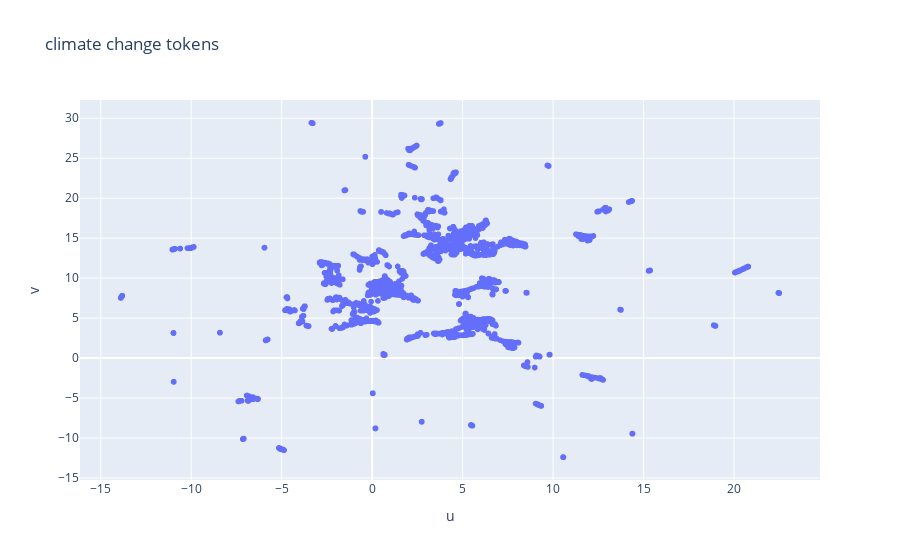

Notebook code cell kept with this figure:
### Markdown cell above
The cell below exhibits a two dimensional representation of the full climate change dictionary which is derived in this way. You can examine tokens by hovering over the points. While doing so, you may realize tokens appear which would not be identified if we try to create a word list without this model driven approach, e.g., "difficulty_in_predicting". However, if you understand the way Word2Vec is learning its numerical representations of words, tokens like this one may not be surprising anymore. Tokens within a certain window size around climate change related tokens or the token "difficulty_in_predicting" seem to be very similar which causes the similar numerical representation.

### Code cell
import umap
import plotly.express as px

ccv_words_full = keep_ccv_words + ccv_sim_tokens.word.tolist()
ccv_word_vectors = pd.DataFrame(word_vectors[ccv_words_full], index = ccv_words_full)

dim_reducer = umap.UMAP(n_components=2, metric = "cosine", random_state = 42)
dim_reducer.fit(ccv_word_vectors)
ccv_word_vectors_2d = pd.DataFrame(dim_reducer.transform(ccv_word_vectors), columns = ["u", "v"], index = ccv_word_vectors.index)

px.scatter(ccv_word_vectors_2d, x = "u", y = "v", hover_name = ccv_word_vectors_2d.index, title = "climate change tokens")

### Figure 1 — Plotly figure (JSON) as saved in the notebook; plotly's stock layout.template omitted (floating-point values rounded to 4 significant figures; data arrays with more than 128 entries replaced by an {"elided": "..."} marker saying what was removed)
{"data": [{"hovertemplate": "<b>%{hovertext}</b><br><br>u=%{x}<br>v=%{y}<extra></extra>", "hovertext": {"elided": "5523 str values"}, "legendgroup": "", "marker": {"color": "#636efa", "symbol": "circle"}, "mode": "markers", "name": "", "showlegend": false, "type": "scattergl", "x": {"elided": "5523 float values"}, "xaxis": "x", "y": {"elided": "5523 float values"}, "yaxis": "y"}], "layout": {"legend": {"tracegroupgap": 0}, "title": {"text": "climate change tokens"}, "xaxis": {"anchor": "y", "domain": [0, 1], "title": {"text": "u"}}, "yaxis": {"anchor": "x", "domain": [0, 1], "title": {"text": "v"}}}}
